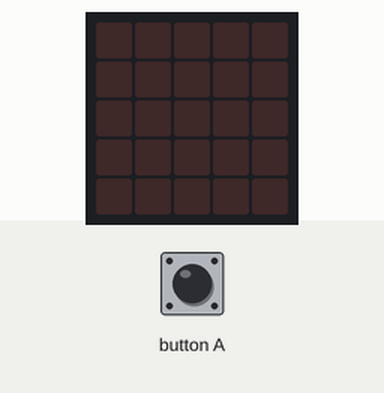
A program run on a simulated BBC micro:bit (MakeCode). Parts: the board's 5×5 LED display. The test bench sets the inputs (shaded band). Random numbers come from a fixed seed.

Above: at 1.2 s.
1.3 s: button A pressed for 0.15 s
At 1.8 s:
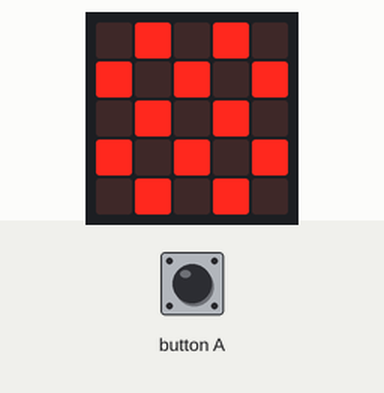
2.9 s: button A pressed for 0.15 s
At 4.2 s:
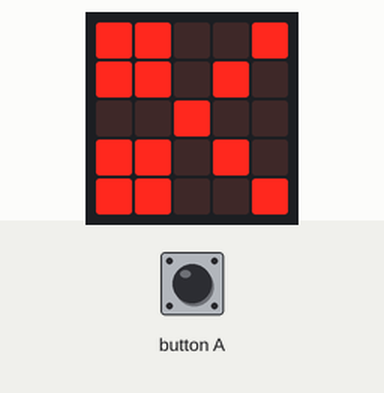
4.5 s: button A pressed 5 times (0.12 s each, 0.3 s apart)
At 6.9 s:
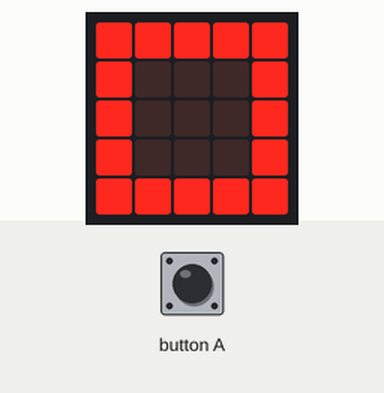
Timing chart, 0 to 8.4 s (numbered marks = the images above; inputs shaded):
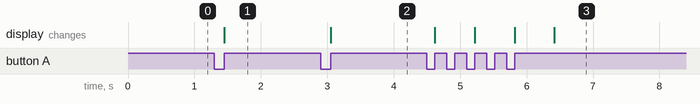

Measured:
- after the input at 1.3 s, the display: changes after 0.15 s (image 1)
- after the input at 2.9 s, the display: changes after 0.15 s (image 2)
- after the input at 4.5 s, the display: first changes after 0.12 s (image 3 shows a later state)

The program:

main.ts
```typescript
let Número = 0
input.onButtonPressed(Button.A, function () {
    Número = randint(1, 3)
    if (Número == 1) {
        basic.showIcon(IconNames.Chessboard)
    } else if (Número == 2) {
        basic.showIcon(IconNames.Square)
    } else if (Número == 3) {
        basic.showIcon(IconNames.Scissors)
    }
})
```

test.ts
```typescript
// aquí va el archivo "tests"; esto no se compilará cuando este paquete se utilice como una extensión.
```
